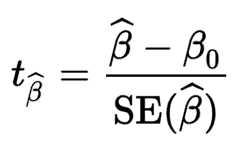
#> input picture Statistics & Probability/T Statistic/images/test-statistic.png, 247 x 151 px
$ jupyter execute 't statistic.ipynb'
#> lines starting #> are read from the running program, lines starting #| are printed output that depends on the picture
1. [T Statistic or Test Statistic](#t-statistic-or-test-statistic)

#### T Statistic or Test Statistic:
- value calculated from sample data to reject or accept the null hypothesis

[cell 1]
from PIL import Image
from IPython.display import display

img = Image.open('images/test-statistic.png')
#> img is the input picture: PIL image 247x151 RGBA; mean R, G, B, A 238.8, 238.8, 238.8, 255
new_image = img.resize((250, 120))
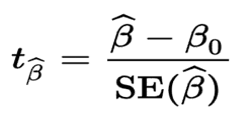
#> new_image: PIL image 250x120 RGBA; mean R, G, B, A 238.7, 238.7, 238.7, 255
display(new_image)

- β^ = estimator of parameter (sample mean)
- β0 = non-random known constant (hypothesized mean)
- SE(β^) = Standard Error of β^

[cell 2]
from PIL import Image
from IPython.display import display

img = Image.open('images/standard-error.png')
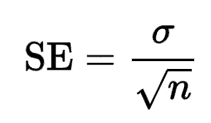
#> input picture Statistics & Probability/T Statistic/images/standard-error.png, 211 x 123 px
#> img is the input picture: PIL image 211x123 RGBA; mean R, G, B, A 241.7, 241.7, 241.7, 255
new_image = img.resize((250, 120))
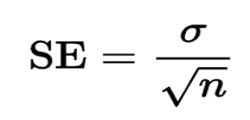
#> new_image: PIL image 250x120 RGBA; mean R, G, B, A 241.8, 241.8, 241.8, 255
display(new_image)
